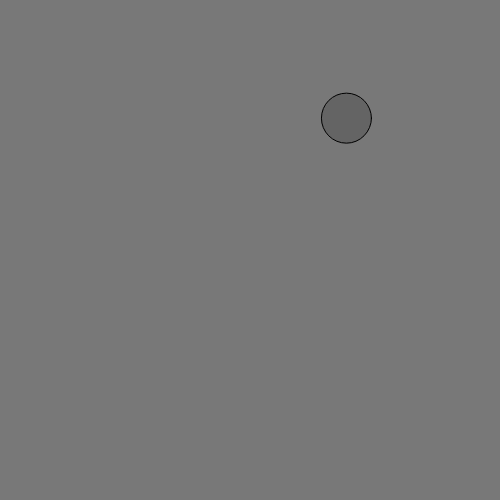
Frame 1 (no input)
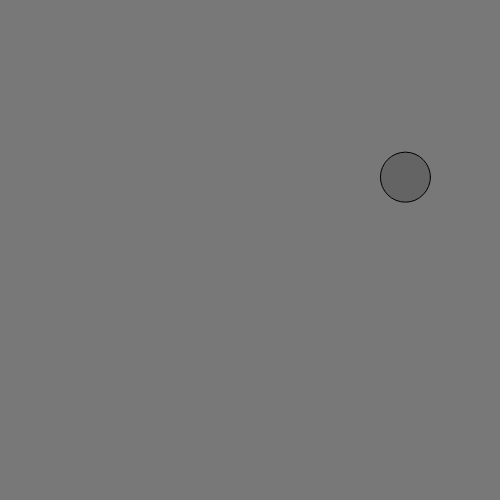
Frame 60 (no input)
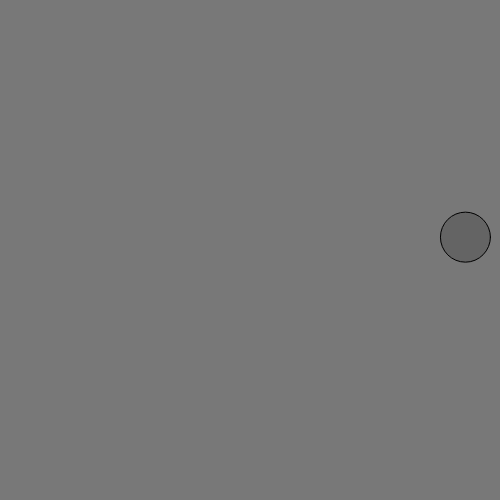
Frame 120 (the mouse pressed at the canvas centre since frame 60)

The p5.js sketch that drew these frames (run headless with seeded random() and noise() and a simulated clock; from frame 60 on, the mouse is pressed at the canvas centre):

// p5.js sketch
// ── sketch.js
let canvasLength = 500;
let canvasHeight = 500;
let ballSize = 50;
let moveModX = 1;
let moveModY = 1;
let ballX; 
let ballY;
let r, g, b;
let d;
let speed;



function setup() {
    createCanvas(canvasLength, canvasHeight);
    ballX = random(ballSize/2, canvasLength - ballSize/2);
    ballY = random(ballSize/2, canvasHeight - ballSize/2);
    r = 100;
    g = 100;
    b = 100;
}

function draw() {
    d = dist(mouseX, mouseY, ballX, ballY);
    background(120);
    fill(r, g, b);
    ellipse(ballX, ballY, ballSize, ballSize);
    if(ballX >= canvasLength - ballSize/2 || ballX <= ballSize/2) {
        moveModX *= -1.1;

    }
    if(ballY >= canvasHeight - ballSize/2 || ballY <= ballSize/2) {
        moveModY *= -1.1;
    }
    ballX += moveModX;
    ballY += moveModY;
}

function mouseClicked() {
    if(d <= ballSize/2) {
        r = random(255);
        g = random(255);
        b = random(255);
    }
}
